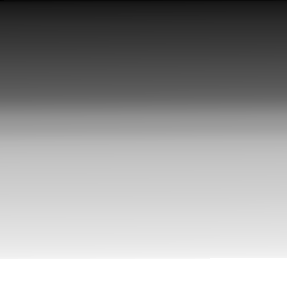
#> input picture media/img1_tp.png, 287 x 288 px
$ jupyter execute opencv_grayscale.ipynb
#> lines starting #> are read from the running program, lines starting #| are printed output that depends on the picture
[cell 1]
import cv2
import matplotlib.pyplot as plt

[cell 2]
img1 = cv2.imread('media/img1_tp.png', cv2.IMREAD_GRAYSCALE)
#> img1 is the input picture: shape (288, 287); min 2, max 255, mean 154.8
img2 = cv2.imread('media/img2_tp.png', cv2.IMREAD_GRAYSCALE)
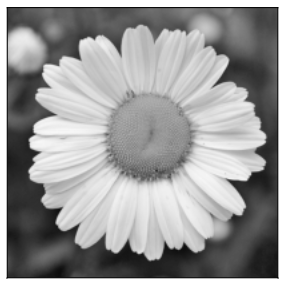
#> input picture media/img2_tp.png, 287 x 288 px
#> img2 is the input picture: shape (288, 287); min 2, max 255, mean 154.8

fig, axes = plt.subplots(1, 2, figsize=(12, 5))

axes[0].imshow(img1, cmap='gray')
axes[0].set_title('img1_tp')
axes[0].axis('off')

axes[1].imshow(img2, cmap='gray')
axes[1].set_title('img2_tp')
axes[1].axis('off')

plt.tight_layout()
plt.show()
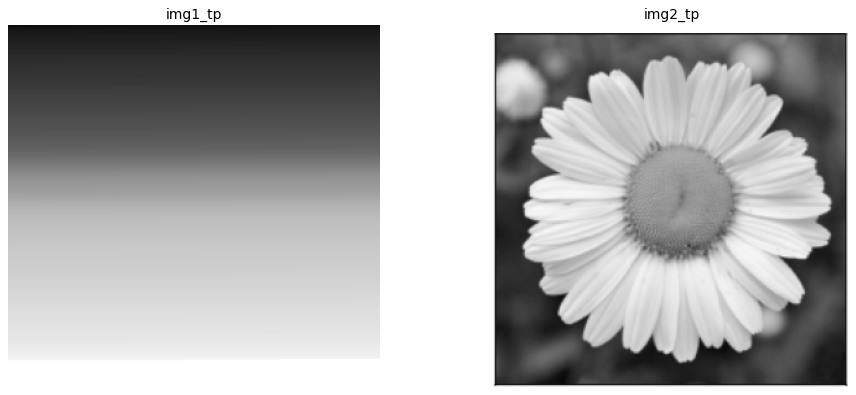
#> figure drawn by matplotlib, 2 panels

[cell 3]
import numpy as np

def plot_histograms(images, labels, bins=256):
#> called with bins = 64
    fig, axes = plt.subplots(1, len(images), figsize=(6 * len(images), 4))
    if len(images) == 1:
        axes = [axes]
    for ax, img, label in zip(axes, images, labels):
        hist = cv2.calcHist([img], [0], None, [bins], [0, 256])
        bin_edges = np.linspace(0, 255, bins)
        ax.plot(bin_edges, hist)
        ax.set_title(f'Histograma - {label}')
        ax.set_xlabel('Intensidad')
        ax.set_ylabel('Frecuencia')
        ax.set_xlim([0, 255])
#> this loop made 2 passes
#> label on passes 1 to 2: 'img1_tp', 'img2_tp'
    plt.tight_layout()
    plt.show()
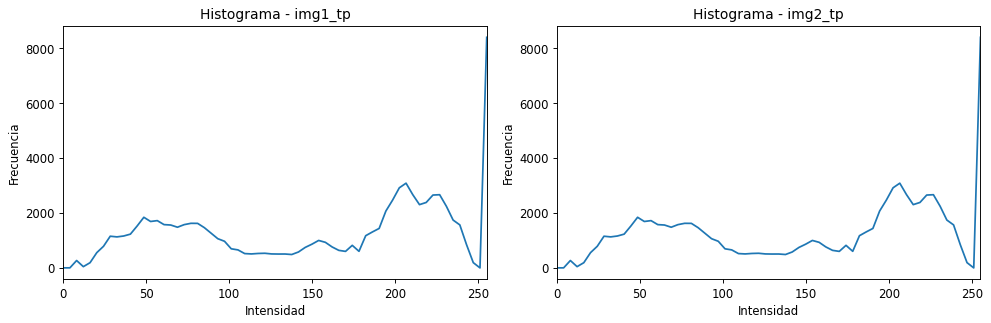
#> figure drawn by matplotlib, 2 panels; panel 1: curve peaks at x = 255, y = 8400; panel 2: curve peaks at x = 255, y = 8400
